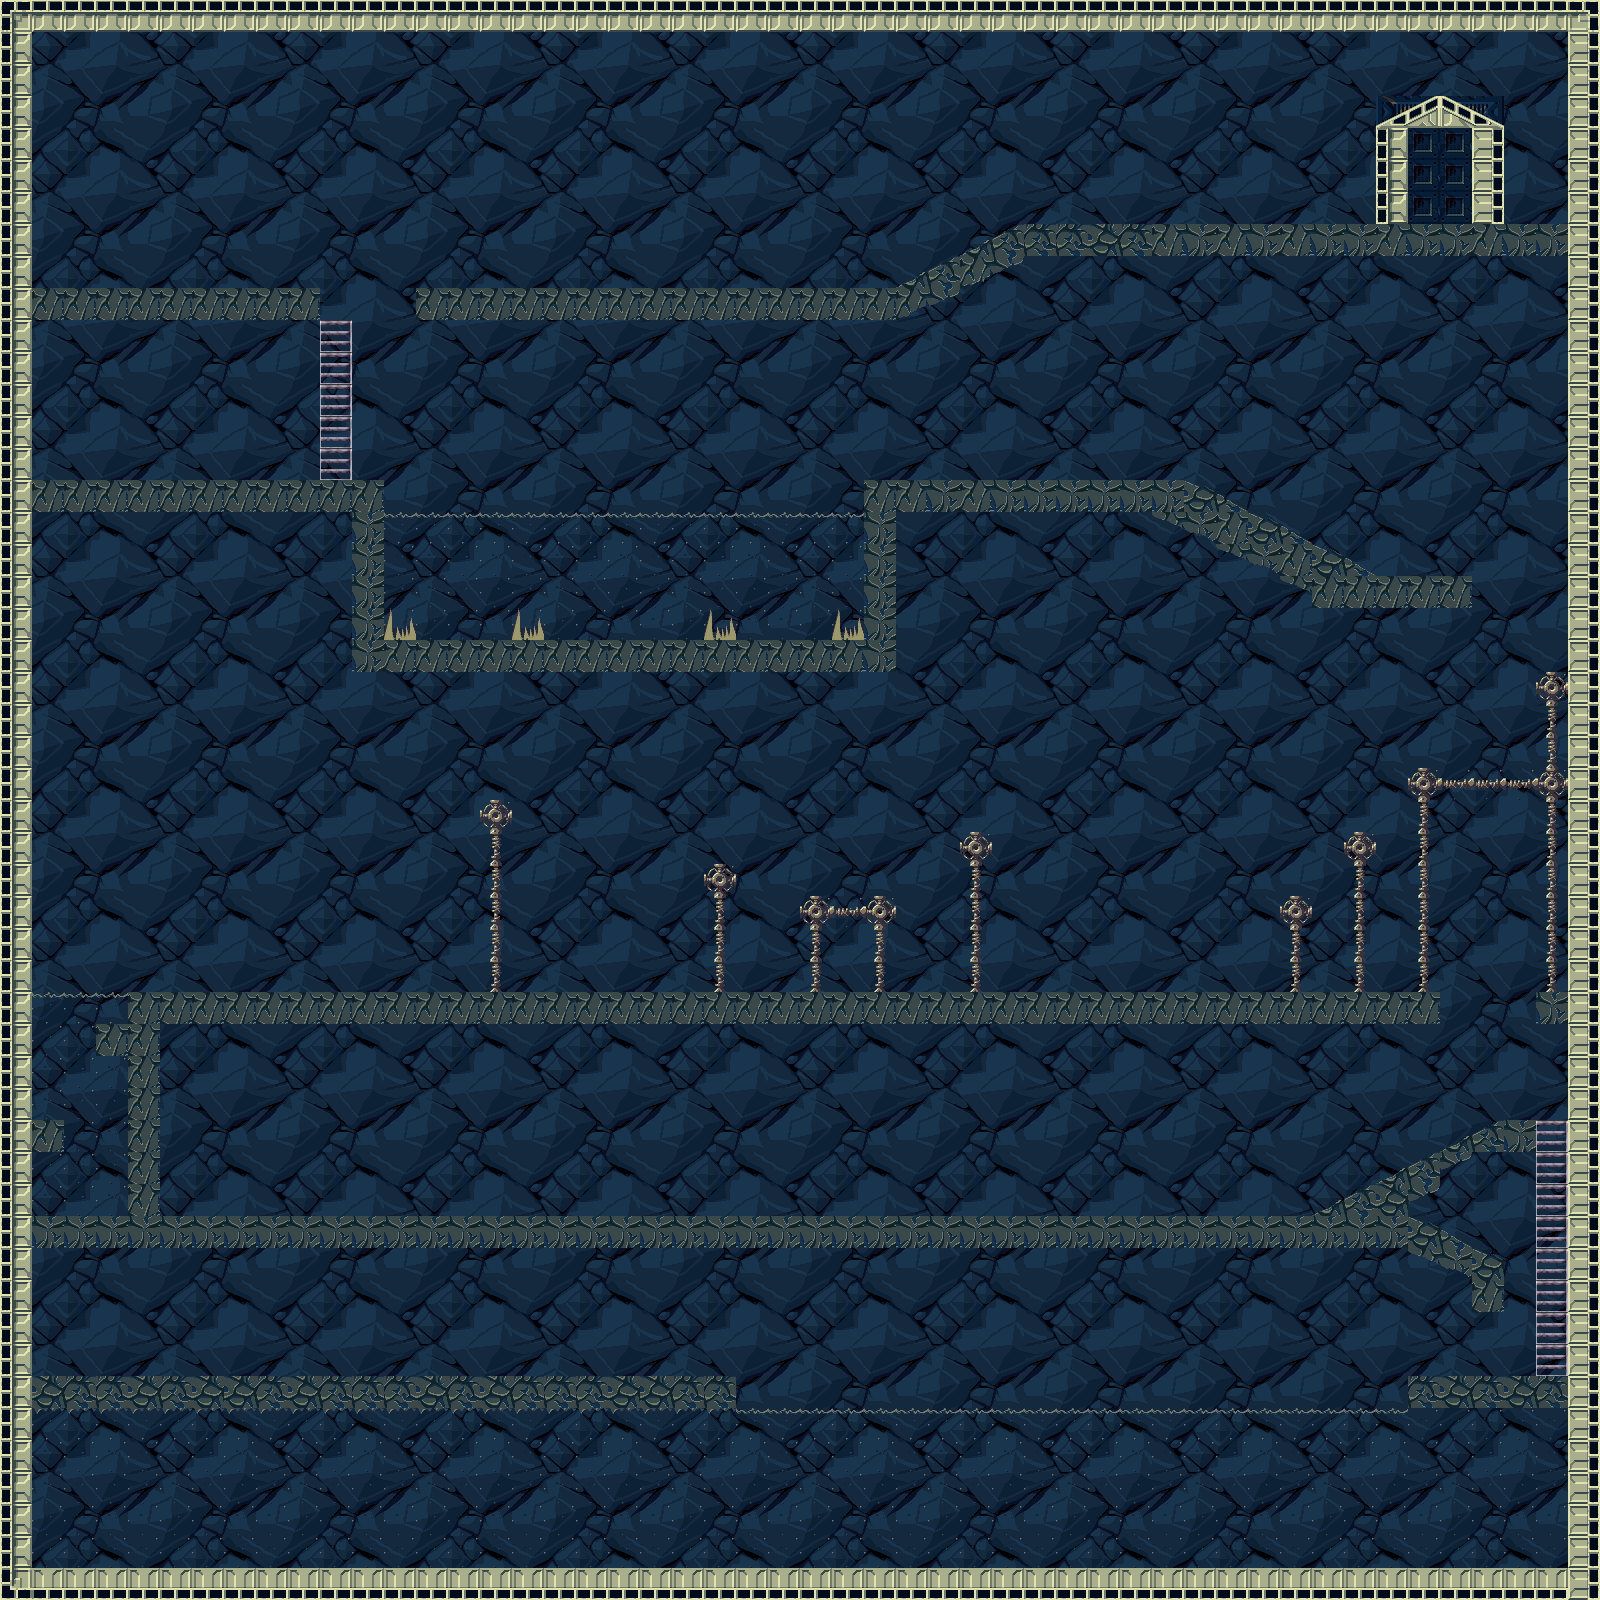

This game map was drawn from its Tiled (.tmx) file and the tilesets committed beside it. A one-line description and the trimmed map source follow:
An orthogonal 50x50 tile map with 32x32 px tiles, 3 tile layers (Fondo, Terreno, Escaleras), 3 tilesets and 81 objects (3x boss_derecha, 2x boss_izquierda).

<map version="1.0" orientation="orthogonal" renderorder="right-down" width="50" height="50" tilewidth="32" tileheight="32" nextobjectid="117">
 <tileset firstgid="1" name="PrtRiver_Boss" tilewidth="32" tileheight="32" tilecount="112" columns="16">
  <image source="PrtRiver_Boss.png" trans="000000" width="512" height="224" />
 </tileset>
 <tileset firstgid="113" name="bkBlue" tilewidth="32" tileheight="32" tilecount="16" columns="4">
  <image source="bkBlue.png" width="128" height="128" />
 </tileset>
 <tileset firstgid="129" name="escalera" tilewidth="32" tileheight="32" tilecount="1" columns="1">
  <image source="escalera.png" width="32" height="32" />
 </tileset>
 <layer name="Fondo" width="50" height="50">
  <data>[2500 cells, 2500 non-empty, 16 distinct tile ids]</data>
 </layer>
 <layer name="Terreno" width="50" height="50">
  <data>[2500 cells, 883 non-empty, 37 distinct tile ids]</data>
 </layer>
 <layer name="Escaleras" width="50" height="50">
  <data>[2500 cells, 13 non-empty, 1 distinct tile ids]</data>
 </layer>
 <objectgroup name="Suelos">
  <object id="1" x="14" y="18">
   <polyline points="0,0 6,1562 1568,1564 1566,-4 2,-2" />
  </object>
  <object id="2" x="44" y="1392">
   <polyline points="0,0 682,0" />
  </object>
  <object id="3" x="1422" y="1392">
   <polyline points="0,0 134,0" />
  </object>
  <object id="4" x="1481.33" y="1270.67">
   <polyline points="0,0 -73.3333,-40 -1443.33,-38.6667" />
  </object>
  <object id="5" x="1320" y="1222">
   <polyline points="0,0 200,-94" />
  </object>
  <object id="7" x="1562.5" y="1009.5">
   <polyline points="0,0 -19,-1" />
  </object>
  <object id="8" x="1465" y="1008">
   <polyline points="0,0 -1319,0" />
  </object>
  <object id="11" x="144" y="1020">
   <polyline points="0,0 0,186" />
  </object>
  <object id="12" x="40" y="1133">
   <polyline points="0,0 16,0" />
  </object>
  <object id="15" x="101.333" y="1034.67">
   <polyline points="0,0 24,2.66667" />
  </object>
  <object id="16" x="41.3333" y="496">
   <polyline points="0,0 329.333,-1.33333" />
  </object>
  <object id="17" x="366.667" y="514.667">
   <polyline points="0,0 2.66667,140" />
  </object>
  <object id="18" x="388" y="654.667">
   <polyline points="0,0 498.667,1.33333" />
  </object>
  <object id="19" x="881.333" y="644">
   <polyline points="0,0 0,-154.667" />
  </object>
  <object id="20" x="893.333" y="490">
   <polyline points="0,0 282.667,0 464,93.3333 504,97.3333" />
  </object>
  <object id="23" x="1388" y="593.333">
   <polyline points="0,0 76,0" />
  </object>
  <object id="25" x="1553.33" y="241.333">
   <polyline points="0,0 -520,-2.66667 -662.667,66.6667 -1125.33,62.6667" />
  </object>
  <object id="27" x="305.333" y="304">
   <polyline points="0,0 -262.667,1.33333" />
  </object>
  <object id="60" x="710.667" y="877.333">
   <polyline points="0,0 22.6667,0" />
  </object>
  <object id="61" x="484" y="812">
   <polyline points="0,0 24,0" />
  </object>
  <object id="62" x="814.667" y="909.333">
   <polyline points="0,0 76,0" />
  </object>
  <object id="63" x="965.333" y="842.667">
   <polyline points="0,0 22.6667,1.33333" />
  </object>
  <object id="64" x="1280" y="908">
   <polyline points="0,0 32,-1.33333" />
  </object>
  <object id="65" x="1345.33" y="844">
   <polyline points="0,0 26.6667,2.66667" />
  </object>
  <object id="66" x="1416" y="781.333">
   <polyline points="0,0 137.333,-1.33333" />
  </object>
  <object id="67" x="1544" y="682.667">
   <polyline points="0,0 14.6667,0" />
  </object>
  <object id="111" x="1487" y="1276">
   <polyline points="0,0 1,29" />
  </object>
  <object id="112" x="1541" y="1007">
   <polyline points="0,0 -13,1" />
  </object>
  <object id="113" x="1464" y="594">
   <polyline points="0,0 13,0" />
  </object>
  <object id="114" x="1566" y="592">
   <polyline points="0,0 -8,3" />
  </object>
  <object id="115" x="317" y="302">
   <polyline points="0,0 11,2" />
  </object>
  <object id="116" x="421" y="305">
   <polyline points="0,0 -11,0" />
  </object>
 </objectgroup>
 <objectgroup name="Monedas" />
 <objectgroup name="Contenedores" />
 <objectgroup name="Enemigos" offsetx="3" offsety="-2">
  <object id="29" name="boss_izquierda" x="1086" y="1403" width="306" height="160" />
  <object id="32" name="boss_derecha" x="170" y="1040" width="322" height="160" />
  <object id="33" name="boss_derecha" x="37.6667" y="828.667" width="322" height="160" />
  <object id="34" name="boss_derecha" x="35" y="328" width="322" height="160" />
  <object id="35" name="boss_izquierda" x="1043" y="60" width="322" height="160" />
 </objectgroup>
 <objectgroup name="Pinchos">
  <object id="84" x="389" y="628">
   <polyline points="0,0 24,1" />
  </object>
  <object id="85" x="516" y="629">
   <polyline points="0,0 25,1" />
  </object>
  <object id="86" x="707" y="629">
   <polyline points="0,0 24,-1" />
  </object>
  <object id="87" x="834" y="624">
   <polyline points="0,0 27,0" />
  </object>
 </objectgroup>
 <objectgroup name="Bolas">
  <object id="38" x="97.3333" y="1536" width="32" height="32" />
  <object id="68" x="833.333" y="952" width="32" height="32" />
 </objectgroup>
 <objectgroup name="Llaves" />
 <objectgroup name="ContadorBolas" />
 <objectgroup name="DestructorBolas" />
 <objectgroup name="Agua">
  <object id="47" x="36" y="1412">
   <polyline points="0,0 1526.67,8 2.66667,13.3333 1529.33,21.3333 2.66667,32 1526.67,36 2.66667,50.6667 1528,56" />
  </object>
  <object id="48" x="38.6667" y="1446.67">
   <polyline points="0,0 1526.67,8 2.66667,13.3333 1529.33,21.3333 2.66667,32 1526.67,36 2.66667,50.6667 1528,56" />
  </object>
  <object id="49" x="37.3333" y="1481.33">
   <polyline points="0,0 1526.67,8 2.66667,13.3333 1529.33,21.3333 2.66667,32 1526.67,36 2.66667,50.6667 1528,56" />
  </object>
  <object id="50" x="34.6667" y="1509.33">
   <polyline points="0,0 1526.67,8 2.66667,13.3333 1529.33,21.3333 2.66667,32 1526.67,36 2.66667,50.6667 1528,56" />
  </object>
  <object id="69" x="389.333" y="520">
   <polyline points="0,0 473.333,0 -2.66667,14.6667 465.333,18.6667 -5.33333,26.6667" />
  </object>
  <object id="88" x="390" y="541">
   <polyline points="0,0 473.333,0 -2.66667,14.6667 465.333,18.6667 -5.33333,26.6667" />
  </object>
  <object id="89" x="391" y="559">
   <polyline points="0,0 473.333,0 -2.66667,14.6667 465.333,18.6667 -5.33333,26.6667" />
  </object>
  <object id="90" x="396" y="574">
   <polyline points="0,0 473.333,0 -2.66667,14.6667 465.333,18.6667 -5.33333,26.6667" />
  </object>
  <object id="91" x="394" y="590">
   <polyline points="0,0 473.333,0 -2.66667,14.6667 465.333,18.6667 -5.33333,26.6667" />
  </object>
  <object id="92" x="392" y="607">
   <polyline points="0,0 473.333,0 -2.66667,14.6667 465.333,18.6667 -5.33333,26.6667" />
  </object>
  </objectgroup>
 <objectgroup name="DestructorSouls" />
 <objectgroup name="Souls" />
 <objectgroup name="Proteccion">
  <!-- 27 objects omitted --></objectgroup>
 <objectgroup name="Vida" />
 <objectgroup name="Salto">
  <!-- 26 objects omitted --></objectgroup>
 <objectgroup name="CajaMonedas">
  <!-- 25 objects omitted --></objectgroup>
 <objectgroup name="MurosFantasma" />
 <objectgroup name="PulsarRaton">
  <!-- 24 objects omitted --></objectgroup>
 <objectgroup name="Inicial">
  <!-- 22 objects omitted --></objectgroup>
 <objectgroup name="Meta">
  <!-- 21 objects omitted --></objectgroup>
 <objectgroup name="Balas">
  <!-- 20 objects omitted --></objectgroup>
 <objectgroup name="Invulnerable">
  <!-- 17 objects omitted --></objectgroup>
 <objectgroup name="Puertas" />
 <objectgroup name="Escaleras">
  <!-- 16 objects omitted --></objectgroup>
 <objectgroup name="Railes">
  <!-- 7 objects omitted --></objectgroup>
 <objectgroup name="ZonaBoss">
  <!-- 4 objects omitted --></objectgroup>
</map>
<!-- 28 of 81 objects omitted -->
